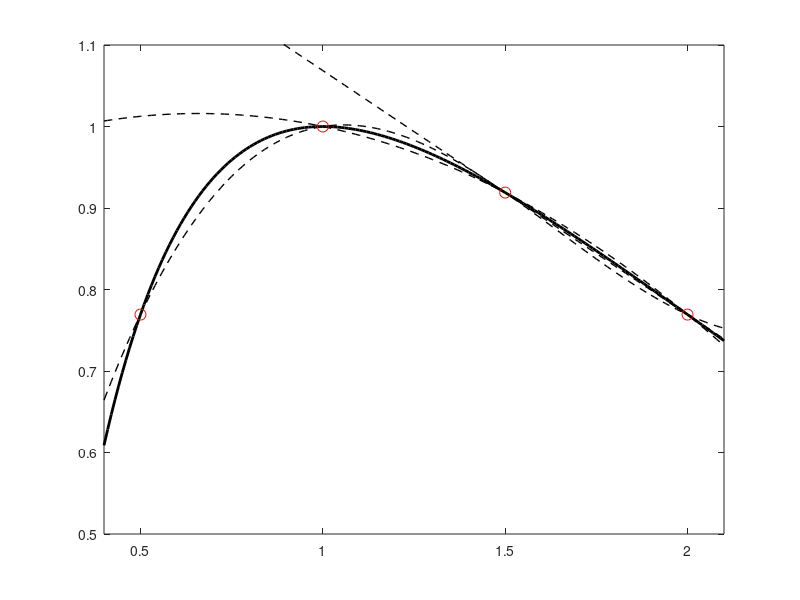

The MATLAB script that drew this image: (Note: this script raises an error after producing the figure.)
% Lab8 Solutions
%% Problem 1
%constructs multiple interpolating polynomials, plots
%function, interpolating polynomials, data, and computes approximations

clc
close all
clear 

%defines the underlying function
f = @(x) cos(log(x));

%creates a vector for x-values of nodes
nodes = [0.5 1 1.5 2];

%creates linear interpolating polynomial
P{1} = @(x) (x-nodes(4))/(nodes(3)-nodes(4))*f(nodes(3))+...
    (x-nodes(3))/(nodes(4)-nodes(3))*f(nodes(4));

%creates quadratic interpolating polynomial
P{2} = @(x) (x-nodes(3)).*(x-nodes(4))/((nodes(2)-nodes(3))*(nodes(2)-nodes(4)))*f(nodes(2))+...
    (x-nodes(2)).*(x-nodes(4))/((nodes(3)-nodes(2))*(nodes(3)-nodes(4)))*f(nodes(3))+...
    (x-nodes(2)).*(x-nodes(3))/((nodes(4)-nodes(2))*(nodes(4)-nodes(3)))*f(nodes(4));

%creates cubic interpolating polynomial
P{3} = @(x) (x-nodes(2)).*(x-nodes(3)).*(x-nodes(4))/((nodes(1)-nodes(2))*(nodes(1)-nodes(3))*(nodes(1)-nodes(4)))*f(nodes(1))+...
    (x-nodes(1)).*(x-nodes(3)).*(x-nodes(4))/((nodes(2)-nodes(1))*(nodes(2)-nodes(3))*(nodes(2)-nodes(4)))*f(nodes(2))+...
    (x-nodes(1)).*(x-nodes(2)).*(x-nodes(4))/((nodes(3)-nodes(1))*(nodes(3)-nodes(2))*(nodes(3)-nodes(4)))*f(nodes(3))+...
    (x-nodes(1)).*(x-nodes(2)).*(x-nodes(3))/((nodes(4)-nodes(1))*(nodes(4)-nodes(2))*(nodes(4)-nodes(3)))*f(nodes(4));

%creates a vector of x-values for plotting
xx = 0.4:0.01:2.1;

%creates a vector of x-values at which approximations are desired
approximationpoints = [1.75];

%plots desired output
figure(1)
plot(xx, f(xx), 'k', 'LineWidth', 2)
hold on
for i = 1:3
    plot(xx, P{i}(xx), 'k--', 'LineWidth', 1)
    %outputs approximations and absolute error
    for j = 1:1
        fprintf('Approximation at x = %.2f: %8.6f, Absolute Error: %.6f\n', approximationpoints(j), P{i}(approximationpoints(j)), abs(f(approximationpoints(j))-P{i}(approximationpoints(j))))
    end
end
plot(nodes, f(nodes), 'ro', 'MarkerSize', 8)
hold off
axis([0.4 2.1 0.5 1.1])


%% Problem 2
%uses divided differences to compute the coefficients for an interpolating
%polynomial; produces approximations of function values for any vector of x
%values (and can therefore plot the interpolating polynomial easily)

%given x value data
xdata = [-0.10;
          0.00;
          0.20;
          0.30];
      
% given function value data at corresponding x values     
fdata = [17.3000;
          2.0000;
          5.1900;
          1.0000];

% (a) computes the coefficients of the interpolating polynomial using divided differences

coeffs = DividedDifferences(xdata, fdata);

% (b) produces an approximation for the function value at x = 0.1 and x = 0.4

x = [0.1 0.4];

approx = DividedDifferences_val(xdata, fdata,x);
 fprintf('Approximations generated using %i data points\n', length(xdata))
for i = 1:length(x)
    fprintf('Approximate function value at %f is %.5f\n', x(i), approx(i))
end
fprintf('\n')

% (c) produces approximations for a vector of x values to graph the interpolating polynomial

%vector of x values for which we will generate approximations
x = -0.2:0.01:0.5;

f = DividedDifferences_val(xdata, fdata,x);
figure(2)
plot(xdata,fdata,'o r',x,f,'-k')


% (d) add a data point and update the plot from (a)

%given x value data
xdata_1 = [-0.10;
          0.00;
          0.20;
          0.30;
          0.05];
      
%given function value data at corresponding x values     
fdata_1 = [17.3000;
          2.0000;
          5.1900;
          1.0000;
          3.1250];

x = [0.1 0.4];

approx_2 = DividedDifferences_val(xdata_1, fdata_1,x);
 fprintf('Approximations generated using %i data points\n', length(xdata))
for i = 1:length(x)
    fprintf('Approximate function value at %f is %.5f\n', x(i), approx_2(i))
end
fprintf('\n')

% (e)
%vector of x values for which we will generate approximations
x = -0.2:0.01:0.5;
f_1 = DividedDifferences_val(xdata_1, fdata_1,x);
figure(3)
plot(xdata,fdata,'o r',x,f_1)

%% Problem 3
%finds the natural cubic spline used to predict race time

%creates vectors for given data: x for x values and a for function values
x = [0 0.25 0.5 1 1.25];
a = [0 23.04 47.37 97.45 123.66];

%calls function to compute unknown coefficients
[n, b, c, d] = cubicspline(x, a);

%computes the time at the three-quarter mile mark
xx = 0.75;
i = 3;
time = a(i)+b(i)*(xx-x(i))+c(i)*(xx-x(i)).^2+d(i)*(xx-x(i)).^3;
fprintf('Predicted race time: %i:%.2f\n\n', floor(time/60), mod(time, 60))

%computes the derivative at a specific point
xx = 0;
i = 1;
speed = 1/(b(i)+2*c(i)*(xx-x(i))+3*d(i)*(xx-x(i)).^2);
fprintf('Predicted speed at the start of the race: %.2f mi/hr\n\n', speed*3600)

%computes the derivative at a specific point
xx = x(end);
i = n;
speed = 1/(b(i)+2*c(i)*(xx-x(i))+3*d(i)*(xx-x(i)).^2);
fprintf('Predicted speed at the end of the race: %.2f mi/hr\n\n', speed*3600)

%% Functions
    
function [n, b, c, d] = cubicspline(x, a)
    %finds largest index (n+1 nodes)
    n = length(x)-1; 

    %creates vector of subinterval lengths
    h = x(2:end)-x(1:end-1);

    %creates empty coefficient matrix
    A = zeros(n+1, n+1);

    %updates entries on main diagonal, super diagonal and sub diagonal of 
    %the coefficient matrix
    A(2:end-1, 2:end-1) = diag(2*(h(1:end - 1) + h(2:end)))+diag(h(2:end-1), 1)+diag(h(2:end-1), -1);

    %updates entries in the first and last rows of the matrix
    A(1,1) = 1;
    A(2,1) = h(1);
    A(end-1,end) = h(end);
    A(end,end) = 1;

    %creates empty right-hand side vector
    B = zeros(n+1,1);

    %updates entries in the right-hand side vector
    B(2:end-1) = 3./h(2:end).*(a(3:end)-a(2:end-1))-3./h(1:end-1).*(a(2:end-1)-a(1:end-2));

    %solves for c values
    c = (A\B)';

    %solves for b and d values (using c values)
    b = (a(2:end)-a(1:end-1))./h-h/3.*(2*c(1:end-1)+c(2:end));
    d = (c(2:end)-c(1:end-1))./(3*h);
end

% function cubicsplineplot(n, x, a, b, c, d, exact)
%     figure
%     hold on
%     %individual iteration plots cubic function on a single subinterval
%     for i = 1:n
%         xx = x(i):(x(i+1)-x(i))/100:x(i+1);
%         plot(xx, a(i)+b(i)*(xx-x(i))+c(i)*(xx-x(i)).^2+d(i)*(xx-x(i)).^3, 'b', 'LineWidth', 1)
%     end
%     %plots exact solution on the entire interval
%     xxinterval = x(1):(x(end)-x(1))/100:x(end);
%     plot(xxinterval, exact(xxinterval), 'k', 'LineWidth', 1)
%     hold off
% end

function coeffs = DividedDifferences(xdata, fdata)
%computes the coefficients of an interpolating polynomial given function 
%values fdata at x values xdata

%INPUT
%  xdata: given x value data
%  fdata: given function value data at corresponding x values

%OUTPUT
%  coeffs: vector of coefficients a_0, a_1, a_2,..., a_n for interpolating
%          polynomial

    %creates a table to compute and store divided differences values
    table = zeros(length(xdata), length(xdata));

    %uses the function value data as the first column of table
    table(:, 1) = fdata;

    %generates lower triangular matrix table iteratively, working column by
    %column
    for j = 2:length(xdata)
        for i = j:length(xdata)
            %implements divided differences
            table(i,j) = (table(i,j-1)-table(i-1,j-1))/(xdata(i)-xdata(i-j+1));
        end
    end

    %strips only the diagonal elements from table and creates a vector of
    %coefficients
    coeffs = diag(table);
end

function approx_val = DividedDifferences_val(xdata, fdata, x_val)
%computes the coefficients of an interpolating polynomial given function 
%values fdata at x values xdata

%INPUT
%  xdata: given x value data
%  fdata: given function value data at corresponding x values

%OUTPUT
%  coeffs: vector of coefficients a_0, a_1, a_2,..., a_n for interpolating
%          polynomial

    %creates a table to compute and store divided differences values
    table = zeros(length(xdata), length(xdata));

    %uses the function value data as the first column of table
    table(:, 1) = fdata;

    %generates lower triangular matrix table iteratively, working column by
    %column
    for j = 2:length(xdata)
        for i = j:length(xdata)
            %implements divided differences
            table(i,j) = (table(i,j-1)-table(i-1,j-1))/(xdata(i)-xdata(i-j+1));
        end
    end

    %strips only the diagonal elements from table and creates a vector of
    %coefficients
    coeffs = diag(table);
    
    approx_val = zeros(1,length(x_val));
    
    for i = 1:length(x_val)
        x = x_val(i);
        xdiff = x-xdata;

        %creates a vector to store the products for terms with coeff a_1,...,a_n
        products = ones(1, length(coeffs));

        %computes the products required for each term a_1,...,a_n (since the first
        %term is simply a_0, the first element is not updated)
        for j = 2:length(coeffs) 
            products(j) = prod(xdiff(1:j-1));
        end
    
    approx_val(1,i) =  products*coeffs;
    end
end
